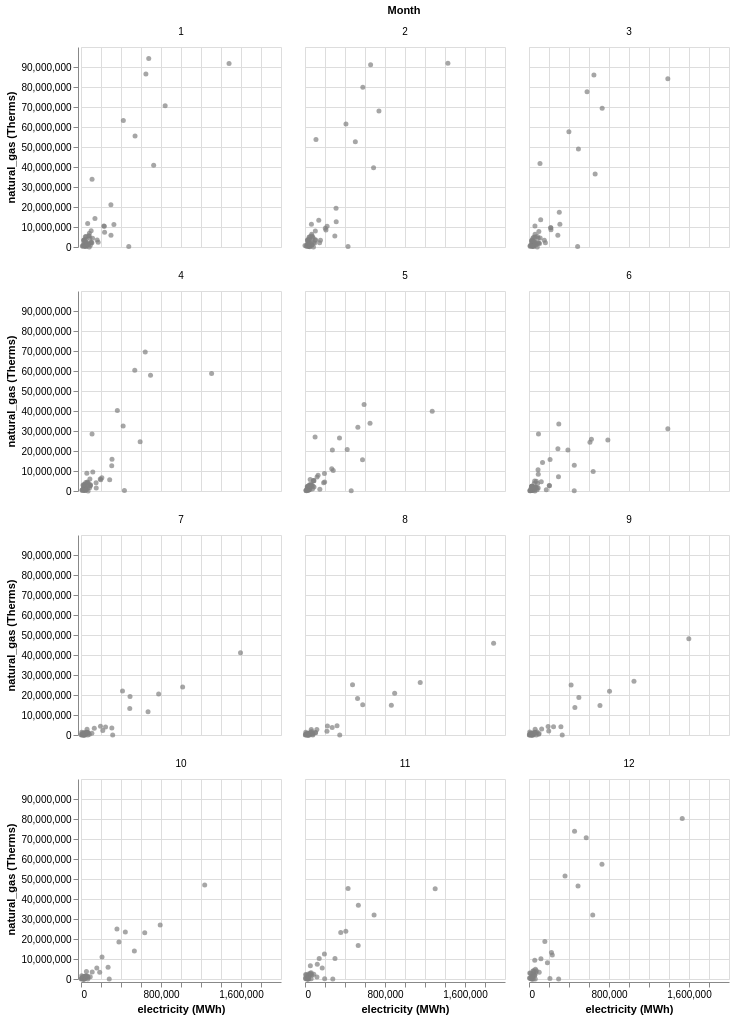

Write notebook code for a chart like this one.
### Code cell
plot = alt.Chart(full_data).mark_circle(size=25, color='grey').encode(
    x=alt.X('value_x:Q', axis=x_axis),
    y=alt.Y('value_y:Q', axis=y_axis),
    tooltip=['county_name:N']
).properties(
    width=200,
    height=200
).facet(
    facet=alt.Facet('month:N', title='Month'),
    columns=3
)

plot

### Figure 1 — Vega-Lite specification as saved in the notebook (floating-point values rounded to 4 significant figures; data arrays with more than 128 entries replaced by an {"elided": "..."} marker saying what was removed)
{"config": {"view": {"continuousWidth": 300, "continuousHeight": 300}}, "data": {"name": "data-b3a0d74adffe2c5bd3f81af923b7cfc4"}, "facet": {"field": "month", "title": "Month", "type": "nominal"}, "spec": {"mark": {"type": "circle", "color": "grey", "size": 25}, "encoding": {"tooltip": [{"field": "county_name", "type": "nominal"}], "x": {"axis": {"title": "electricity (MWh)", "values": [0, 200000, 400000, 600000, 800000, 1000000, 1200000, 1400000, 1600000, 1800000]}, "field": "value_x", "type": "quantitative"}, "y": {"axis": {"title": "natural_gas (Therms)", "values": [0, 10000000, 20000000, 30000000, 40000000, 50000000, 60000000, 70000000, 80000000, 90000000]}, "field": "value_y", "type": "quantitative"}}, "height": 200, "width": 200}, "columns": 3, "$schema": "https://vega.github.io/schema/vega-lite/v5.16.3.json", "datasets": {"data-b3a0d74adffe2c5bd3f81af923b7cfc4": {"elided": "580 records"}}}
